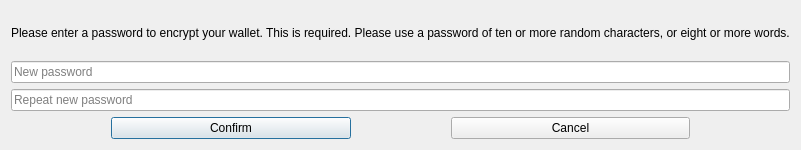
<?xml version="1.0" encoding="UTF-8"?>
<ui version="4.0">
 <class>EncryptDialog</class>
 <widget class="QDialog" name="EncryptDialog">
  <property name="geometry">
   <rect>
    <x>0</x>
    <y>0</y>
    <width>611</width>
    <height>150</height>
   </rect>
  </property>
  <property name="sizePolicy">
   <sizepolicy hsizetype="Expanding" vsizetype="Expanding">
    <horstretch>0</horstretch>
    <verstretch>0</verstretch>
   </sizepolicy>
  </property>
  <property name="windowTitle">
   <string>Encrypt Wallet</string>
  </property>
  <layout class="QVBoxLayout" name="verticalLayout" stretch="0,0,0,0">
   <item>
    <layout class="QHBoxLayout" name="horizontalLayout_3" stretch="0">
     <item>
      <widget class="QLabel" name="label_3">
       <property name="font">
        <font>
         <pointsize>9</pointsize>
        </font>
       </property>
       <property name="text">
        <string>Please enter a password to encrypt your wallet. This is required. Please use a password of ten or more random characters, or eight or more words.</string>
       </property>
       <property name="alignment">
        <set>Qt::AlignLeading|Qt::AlignLeft|Qt::AlignVCenter</set>
       </property>
      </widget>
     </item>
    </layout>
   </item>
   <item>
    <layout class="QVBoxLayout" name="verticalLayout_2">
     <item>
      <widget class="QLineEdit" name="linePwd">
       <property name="echoMode">
        <enum>QLineEdit::Password</enum>
       </property>
       <property name="placeholderText">
        <string>New password</string>
       </property>
      </widget>
     </item>
     <item>
      <widget class="QLineEdit" name="linePwdConfirm">
       <property name="echoMode">
        <enum>QLineEdit::Password</enum>
       </property>
       <property name="placeholderText">
        <string>Repeat new password</string>
       </property>
      </widget>
     </item>
    </layout>
   </item>
   <item>
    <layout class="QHBoxLayout" name="horizontalLayout_5">
     <property name="spacing">
      <number>100</number>
     </property>
     <property name="leftMargin">
      <number>100</number>
     </property>
     <property name="rightMargin">
      <number>100</number>
     </property>
     <item>
      <widget class="QPushButton" name="btnOK">
       <property name="text">
        <string>Confirm</string>
       </property>
       <property name="shortcut">
        <string>Return</string>
       </property>
      </widget>
     </item>
     <item>
      <widget class="QPushButton" name="btnCancel">
       <property name="text">
        <string>Cancel</string>
       </property>
       <property name="shortcut">
        <string>Esc</string>
       </property>
      </widget>
     </item>
    </layout>
   </item>
  </layout>
 </widget>
 <resources/>
 <connections/>
</ui>
